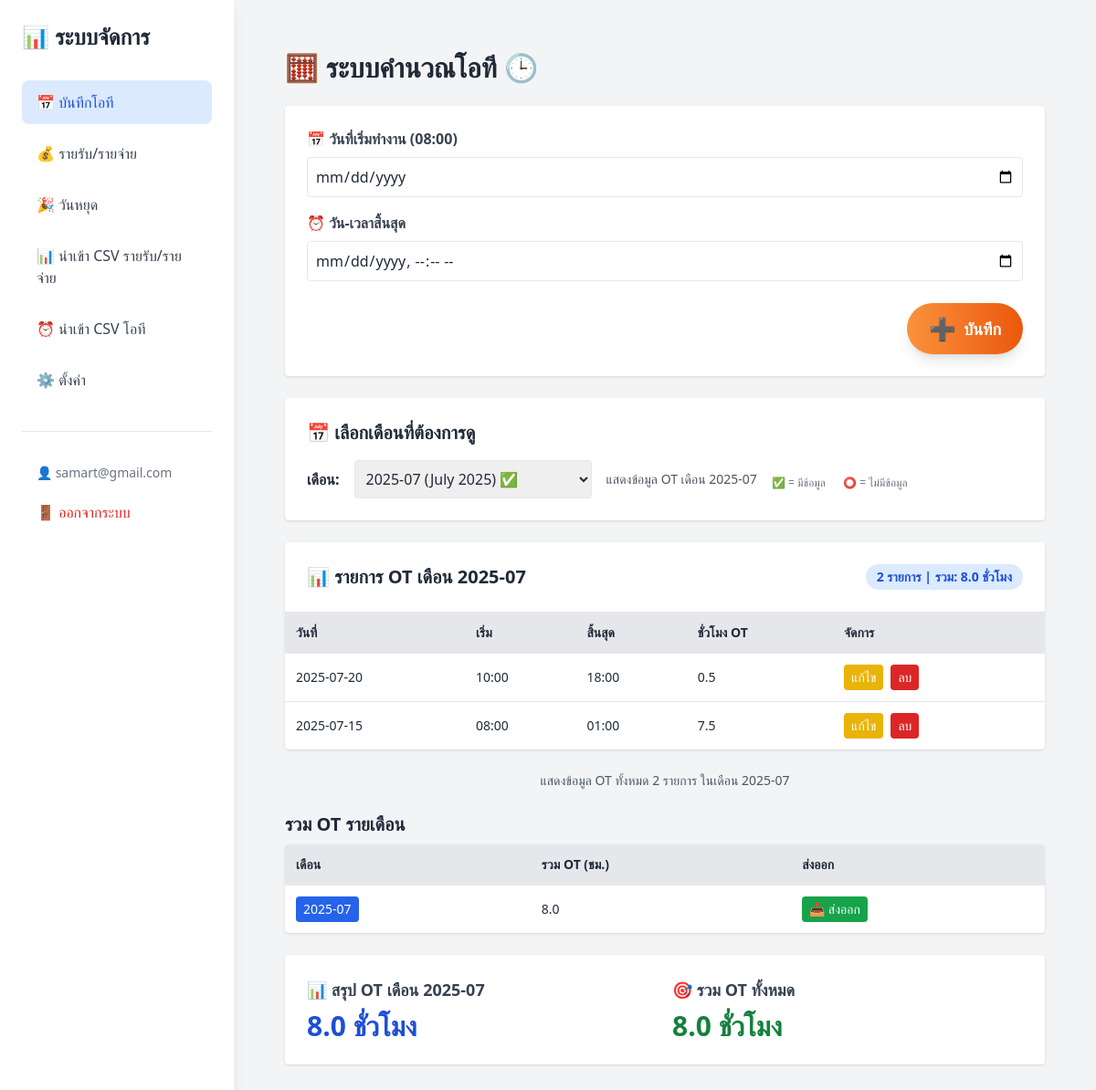
The page /index (signed in) on the database as committed earlier.
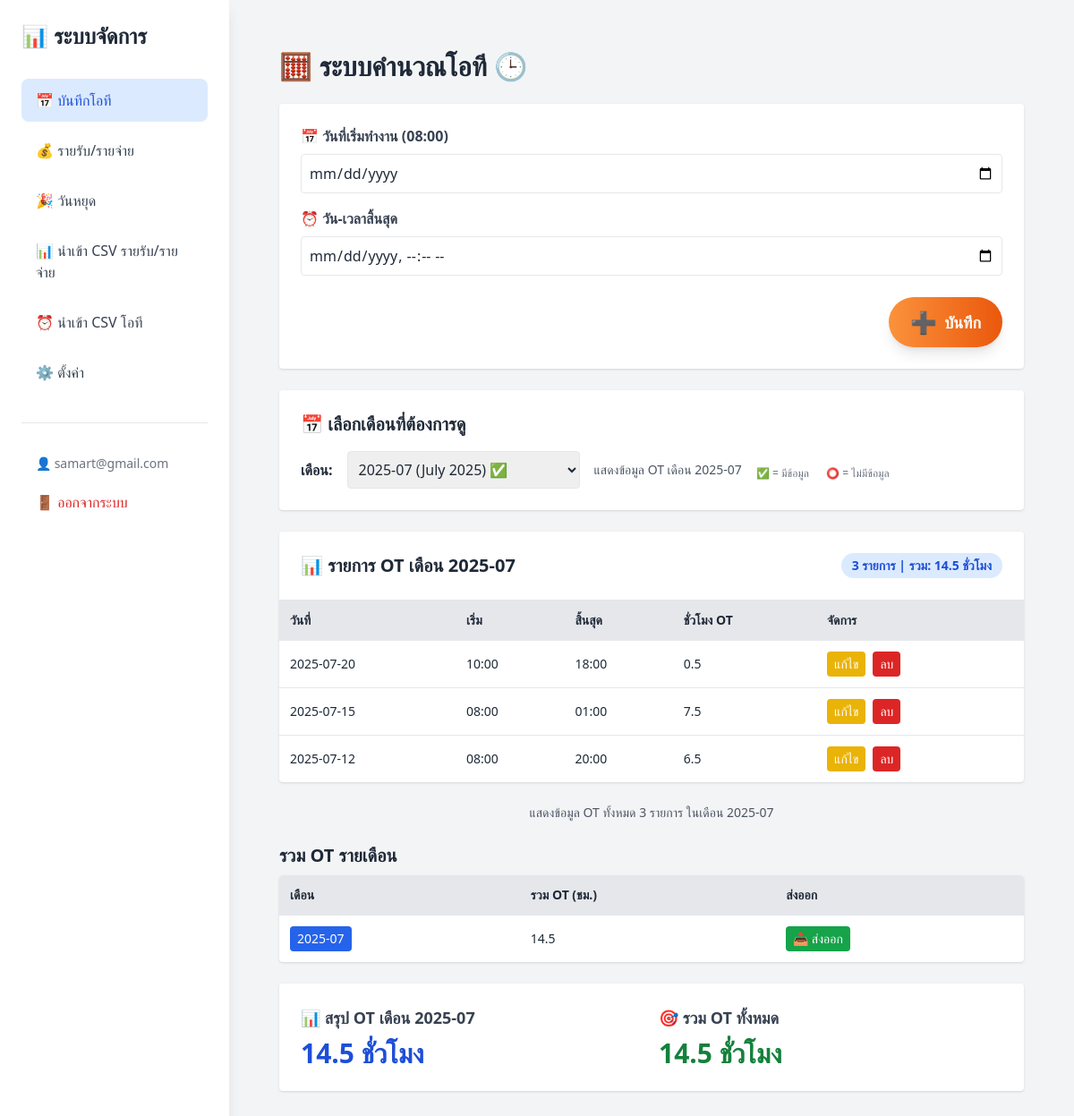
The same page on the database as committed later.
### tables this page shows
CREATE TABLE ot_records
                 (
                     id
                     INTEGER
                     PRIMARY
                     KEY
                     AUTOINCREMENT,
                     user_id INTEGER NOT NULL,
                     work_date
                     TEXT,
                     start_time
                     TEXT,
                     end_time
                     TEXT,
                     ot_hours
                     REAL,
                     FOREIGN KEY (user_id) REFERENCES users (id)
                 );

### app.py (the view, shortened to what this page needs)
@app.route('/index', methods=['GET', 'POST'])
@login_required
def index():
    conn = get_db_connection()
    user_id = session['user_id']
    from datetime import datetime
    selected_month = request.args.get('month', datetime.now().strftime('%Y-%m'))
    sort_order = request.args.get('sort', 'desc')
    order_sql = 'ORDER BY work_date DESC' if sort_order == 'desc' else 'ORDER BY work_date ASC'
    month_filter = f"WHERE user_id = ? AND strftime('%Y-%m', work_date) = ?"
    total_records = conn.execute(f'SELECT COUNT(*) FROM ot_records {month_filter}', (user_id, selected_month)).fetchone()[0]
    records = conn.execute(f'SELECT * FROM ot_records {month_filter} {order_sql}',
                          (user_id, selected_month)).fetchall()
    monthly_total_ot = conn.execute(f'SELECT SUM(ot_hours) FROM ot_records {month_filter}', (user_id, selected_month)).fetchone()[0] or 0
    available_months = conn.execute('''
                                   SELECT DISTINCT strftime('%Y-%m', work_date) AS month
                                   FROM ot_records
                                   WHERE user_id = ?
                                   ORDER BY month DESC
                                   ''', (user_id,)).fetchall()
    from datetime import datetime, timedelta
    import calendar
    selectable_months = []
    current_date = datetime.now()
    for i in range(12, -1, -1):  # 12 เดือนย้อนหลัง + เดือนปัจจุบัน
        date = datetime(current_date.year, current_date.month, 1) - timedelta(days=i*30)
        date = date.replace(day=1)  # ให้เป็นวันที่ 1 ของเดือน
        month_str = date.strftime('%Y-%m')
        has_data = any(month['month'] == month_str for month in available_months)
        selectable_months.append({
            'month': month_str,
            'display': f"{date.strftime('%Y-%m')} ({calendar.month_name[date.month]} {date.year})",
            'has_data': has_data
        })
    for i in range(1, 7):
        date = datetime(current_date.year, current_date.month, 1) + timedelta(days=i*32)
        date = date.replace(day=1)  # ให้เป็นวันที่ 1 ของเดือน
        month_str = date.strftime('%Y-%m')
        selectable_months.append({
            'month': month_str,
            'display': f"{date.strftime('%Y-%m')} ({calendar.month_name[date.month]} {date.year})",
            'has_data': False  # เดือนล่วงหน้าจะไม่มีข้อมูล
        })
    monthly_ot = conn.execute('''
                              SELECT strftime('%Y-%m', work_date) AS month, SUM(ot_hours) AS total
                              FROM ot_records
                              WHERE user_id = ?
                              GROUP BY month
                              ORDER BY month DESC
                              ''', (user_id,)).fetchall()
    total_ot = conn.execute('SELECT SUM(ot_hours) FROM ot_records WHERE user_id = ?', (user_id,)).fetchone()[0] or 0
    work_settings = conn.execute('''
        SELECT work_start_time
        FROM work_settings
        WHERE user_id = ?
    ''', (user_id,)).fetchone()
    work_start_time = work_settings['work_start_time'] if work_settings else '08:00'
    conn.close()
    return render_template('index.html',
                         records=records,
                         monthly_total_ot=round(monthly_total_ot, 2),
                         total_ot=round(total_ot, 2),
                         sort_order=sort_order,
                         monthly_ot=monthly_ot,
                         page=1,
                         total_pages=1,
                         total_records=total_records,
                         selected_month=selected_month,
                         available_months=selectable_months,
                         work_start_time=work_start_time)

### app.py (called while the page is built)
def login_required(f):
    @wraps(f)
    def decorated_function(*args, **kwargs):
        if 'user_id' not in session:
            return redirect(url_for('login'))
        return f(*args, **kwargs)
    return decorated_function

def get_db_connection():
    conn = sqlite3.connect(DB_FILE)
    conn.row_factory = sqlite3.Row
    return conn

### templates/index.html (shortened to what the changed rows need)
<!DOCTYPE html>
<html lang="th">
<head>
  <script src="{{ url_for('static', filename='js/tailwind.min.js') }}"></script>
</head>
<body class="p-4 sm:p-8 bg-gray-100 text-gray-800 min-h-screen">
    <div class="hidden lg:block fixed top-0 left-0 w-64 h-full bg-white shadow-lg">
        <div class="p-6">
            <h1 class="text-2xl font-bold text-gray-800 mb-8">📊 ระบบจัดการ</h1>
        </div>
    </div>
    <div class="lg:ml-64 pt-16 lg:pt-0">
        <div class="p-6">
            <h1 class="text-2xl sm:text-3xl font-bold mb-6 text-center sm:text-left">🧮 ระบบคำนวณโอที 🕒</h1>
  <form method="post" class="bg-white p-4 sm:p-6 rounded shadow mb-6">
    <div class="grid grid-cols-1 gap-4 mb-6">
    </div>
    <div class="flex justify-center sm:justify-end">
    </div>
  </form>
    <div class="bg-white p-4 sm:p-6 rounded shadow mb-6">
      <h2 class="text-lg sm:text-xl font-semibold mb-4">📅 เลือกเดือนที่ต้องการดู</h2>
      <form method="get" class="flex flex-col sm:flex-row items-start sm:items-center gap-3 sm:gap-4">
      </form>
    </div>
  <div class="bg-white rounded shadow mb-6">
    <div class="p-4 sm:p-6 border-b">
      <div class="flex flex-col sm:flex-row justify-between items-start sm:items-center gap-3">
        <h2 class="text-lg sm:text-xl font-semibold">📊 รายการ OT เดือน {{ selected_month }}</h2>
                 <div class="text-sm bg-blue-100 text-blue-700 px-3 py-1 rounded-full font-semibold">
           {{ total_records }} รายการ | รวม: {{ monthly_total_ot }} ชั่วโมง
         </div>
      </div>
    </div>
    <div class="overflow-x-auto">
      <table class="w-full table-auto text-sm">
    <thead class="bg-gray-200 text-left">
      <tr>
            <th class="px-3 py-3 text-xs sm:text-sm">วันที่</th>
            <th class="px-3 py-3 text-xs sm:text-sm">เริ่ม</th>
            <th class="px-3 py-3 text-xs sm:text-sm">สิ้นสุด</th>
            <th class="px-3 py-3 text-xs sm:text-sm">ชั่วโมง OT</th>
            <th class="px-3 py-3 text-xs sm:text-sm">จัดการ</th>
      </tr>
    </thead>
    <tbody>
      {% for r in records %}
      <tr class="border-t hover:bg-gray-50">
          <td class="px-3 py-3 text-xs sm:text-sm">{{ r['work_date'] }}</td>
          <td class="px-3 py-3 text-xs sm:text-sm">{{ r['start_time'][11:16] }}</td>
          <td class="px-3 py-3 text-xs sm:text-sm">{{ r['end_time'][11:16] }}</td>
          <td class="px-3 py-3 text-xs sm:text-sm">{{ r['ot_hours'] }}</td>
          <td class="px-3 py-3">
            <div class="flex flex-col sm:flex-row gap-1 sm:gap-2">
            <form action="{{ url_for('edit_ot', id=r['id']) }}" method="get">
                <button type="submit" class="w-full sm:w-auto px-2 py-1 text-xs sm:text-sm bg-yellow-500 text-white rounded hover:bg-yellow-600">
    แก้ไข
  </button>
</form>
              <button class="delete-btn w-full sm:w-auto px-2 py-1 text-xs sm:text-sm bg-red-600 text-white rounded hover:bg-red-700"
                      data-id="{{ r['id'] }}"
                      data-date="{{ r['work_date'] }}"
                      data-start="{{ r['start_time'][11:16] }}"
                      data-end="{{ r['end_time'][11:16] }}"
                      data-hours="{{ r['ot_hours'] }}">
            ลบ
          </button>
            </div>
        </td>
      </tr>
      {% endfor %}
    </tbody>
  </table>
    </div>
  </div>
  {% if records %}
  <div class="text-center text-sm text-gray-600 my-4">
    แสดงข้อมูล OT ทั้งหมด {{ total_records }} รายการ ในเดือน {{ selected_month }}
  </div>
  {% endif %}
  <h2 class="mt-6 text-lg sm:text-xl font-semibold text-center sm:text-left">รวม OT รายเดือน</h2>
  <div class="overflow-x-auto mt-2 bg-white shadow rounded">
    <table class="w-full table-auto text-sm">
  <thead class="bg-gray-200 text-left">
    <tr>
          <th class="px-3 py-3 text-xs sm:text-sm">เดือน</th>
          <th class="px-3 py-3 text-xs sm:text-sm">รวม OT (ชม.)</th>
          <th class="px-3 py-3 text-xs sm:text-sm">ส่งออก</th>
    </tr>
  </thead>
  <tbody>
    {% for m in monthly_ot %}
    <tr class="border-t hover:bg-gray-50">
          <td class="px-3 py-3">
        <form action="{{ url_for('month_view', year_month=m['month']) }}" method="get">
              <button type="submit" class="w-full sm:w-auto text-white bg-blue-600 hover:bg-blue-700 px-2 py-1 text-xs sm:text-sm rounded">
            {{ m['month'] }}
          </button>
        </form>
      </td>
          <td class="px-3 py-3 text-xs sm:text-sm">{{ m['total'] | round(2) }}</td>
          <td class="px-3 py-3">
        <a href="{{ url_for('export_month_csv', year_month=m['month']) }}"
               class="inline-block w-full sm:w-auto text-center text-xs sm:text-sm px-2 py-1 rounded bg-green-600 text-white hover:bg-green-700">
          📥 ส่งออก
        </a>
      </td>
    </tr>
    {% endfor %}
  </tbody>
</table>
  </div>
  <div class="mt-6 bg-white p-4 sm:p-6 rounded shadow">
    <div class="grid grid-cols-1 sm:grid-cols-2 gap-4 text-center sm:text-left">
      <div>
        <h3 class="text-lg font-semibold text-gray-700 mb-2">📊 สรุป OT เดือน {{ selected_month }}</h3>
        <p class="text-2xl sm:text-3xl font-bold text-blue-700">{{ monthly_total_ot }} ชั่วโมง</p>
      </div>
      <div>
        <h3 class="text-lg font-semibold text-gray-700 mb-2">🎯 รวม OT ทั้งหมด</h3>
        <p class="text-2xl sm:text-3xl font-bold text-green-700">{{ total_ot }} ชั่วโมง</p>
      </div>
    </div>
  </div>
        </div>
    </div>
</body>
</html>

Rows that differ between the two databases and show on the page:
added ot_records: work_date "2025-07-12", start_time "08:00", end_time "20:00", ot_hours "6.5"
Other text that changed with them:
{{ total_records }}: "2" → "3"
{{ monthly_total_ot }}: "8.0" → "14.5"
{{ total_ot }}: "8.0" → "14.5"
new list line: "2025-07 14.5 📥 ส่งออก"
list line gone: "2025-07 8.0 📥 ส่งออก"
